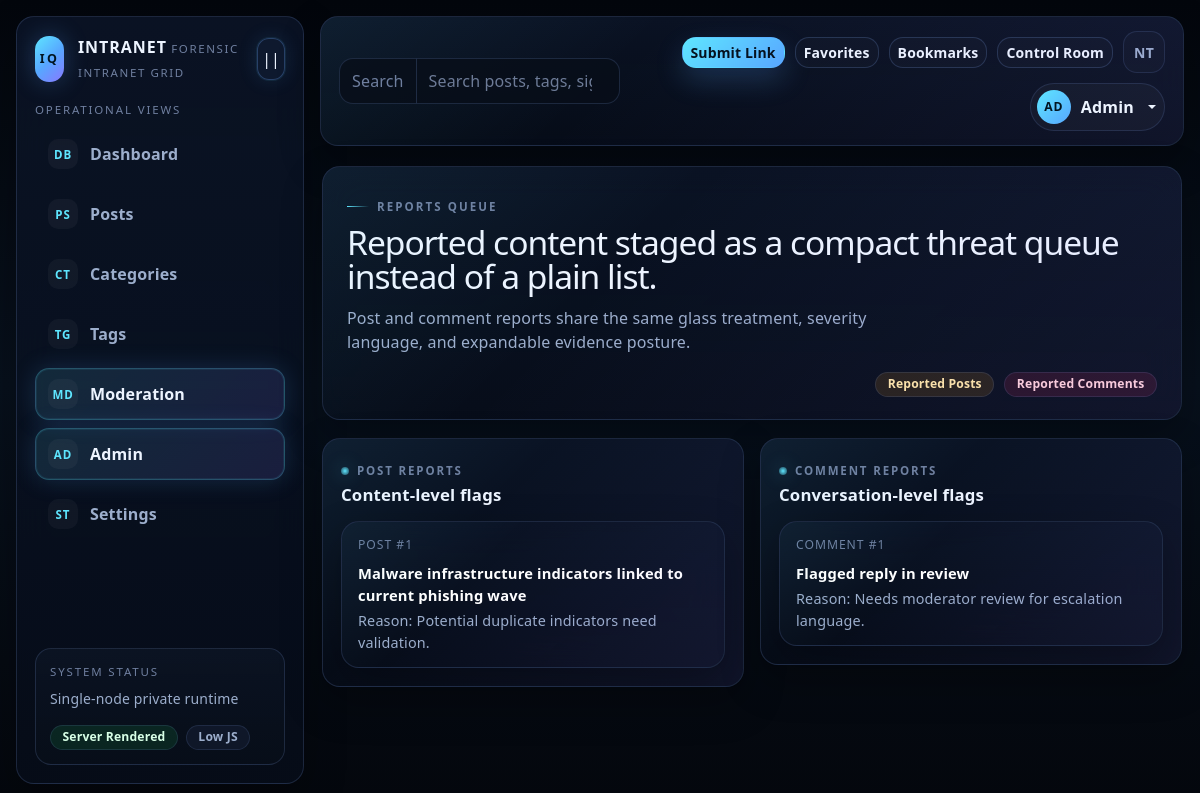
The page /admin/reports (signed in) on the database its author committed.
### tables this page shows
CREATE TABLE IF NOT EXISTS users (
    id BIGINT UNSIGNED AUTO_INCREMENT PRIMARY KEY,
    email VARCHAR(190) NOT NULL UNIQUE,
    password_hash VARCHAR(255) NULL,
    display_name VARCHAR(120) NOT NULL,
    avatar_url VARCHAR(500) NULL,
    bio TEXT NULL,
    is_active TINYINT(1) NOT NULL DEFAULT 1,
    created_at DATETIME NOT NULL,
    updated_at DATETIME NOT NULL
);

CREATE TABLE IF NOT EXISTS post_reports (
    id BIGINT UNSIGNED AUTO_INCREMENT PRIMARY KEY,
    post_id BIGINT UNSIGNED NOT NULL,
    user_id BIGINT UNSIGNED NOT NULL,
    reason VARCHAR(255) NOT NULL,
    status VARCHAR(40) NOT NULL DEFAULT 'open',
    created_at DATETIME NOT NULL,
    INDEX idx_post_reports_status (status, created_at),
    FOREIGN KEY (post_id) REFERENCES posts(id) ON DELETE CASCADE,
    FOREIGN KEY (user_id) REFERENCES users(id) ON DELETE CASCADE
);

CREATE TABLE IF NOT EXISTS posts (
    id BIGINT UNSIGNED AUTO_INCREMENT PRIMARY KEY,
    user_id BIGINT UNSIGNED NOT NULL,
    category_id BIGINT UNSIGNED NULL,
    url VARCHAR(2048) NOT NULL,
    canonical_url VARCHAR(2048) NOT NULL,
    title VARCHAR(500) NOT NULL,
    description TEXT NULL,
    thumbnail_url VARCHAR(2048) NULL,
    site_name VARCHAR(255) NULL,
    author_name VARCHAR(255) NULL,
    published_at DATETIME NULL,
    metadata_json JSON NULL,
    like_count INT UNSIGNED NOT NULL DEFAULT 0,
    dislike_count INT UNSIGNED NOT NULL DEFAULT 0,
    comment_count INT UNSIGNED NOT NULL DEFAULT 0,
    favorite_count INT UNSIGNED NOT NULL DEFAULT 0,
    bookmark_count INT UNSIGNED NOT NULL DEFAULT 0,
    report_count INT UNSIGNED NOT NULL DEFAULT 0,
    created_at DATETIME NOT NULL,
    updated_at DATETIME NOT NULL,
    INDEX idx_posts_created_at (created_at),
    INDEX idx_posts_category (category_id),
    INDEX idx_posts_counts (like_count, comment_count, favorite_count, bookmark_count),
    FOREIGN KEY (user_id) REFERENCES users(id) ON DELETE CASCADE,
    FOREIGN KEY (category_id) REFERENCES categories(id) ON DELETE SET NULL
);

CREATE TABLE IF NOT EXISTS comment_reports (
    id BIGINT UNSIGNED AUTO_INCREMENT PRIMARY KEY,
    comment_id BIGINT UNSIGNED NOT NULL,
    user_id BIGINT UNSIGNED NOT NULL,
    reason VARCHAR(255) NOT NULL,
    status VARCHAR(40) NOT NULL DEFAULT 'open',
    created_at DATETIME NOT NULL,
    INDEX idx_comment_reports_status (status, created_at),
    FOREIGN KEY (comment_id) REFERENCES comments(id) ON DELETE CASCADE,
    FOREIGN KEY (user_id) REFERENCES users(id) ON DELETE CASCADE
);

### resources/views/layouts/app.php (the view, shortened to what the rows shown need)
<?php
require $templatePath;
$content = ob_get_clean();
$path = parse_url($_SERVER['REQUEST_URI'] ?? '/', PHP_URL_PATH) ?: '/';
$roles = strtolower((string) ($currentUser['roles'] ?? ''));
$isStaff = str_contains($roles, 'admin') || str_contains($roles, 'moderator');
$identity = trim((string) ($currentUser['display_name'] ?? $currentUser['email'] ?? 'Operator'));
$identityInitials = strtoupper(substr(preg_replace('/[^A-Z0-9]/i', '', $identity), 0, 2) ?: 'OP');
$navItems = [
    ['label' => 'Dashboard', 'short' => 'DB', 'href' => '/', 'match' => ['/']],
    ['label' => 'Posts', 'short' => 'PS', 'href' => '/', 'match' => ['/post/', '/category/', '/tag/']],
    ['label' => 'Categories', 'short' => 'CT', 'href' => '/admin', 'match' => ['/category/']],
    ['label' => 'Tags', 'short' => 'TG', 'href' => '/admin', 'match' => ['/tag/']],
    ['label' => 'Moderation', 'short' => 'MD', 'href' => '/admin/moderation', 'match' => ['/admin/moderation', '/admin/reports']],
    ['label' => 'Admin', 'short' => 'AD', 'href' => '/admin', 'match' => ['/admin']],
    ['label' => 'Settings', 'short' => 'ST', 'href' => '/admin/users-badges', 'match' => ['/admin/users-badges', '/user/']],
];
$isActive = static function (string $currentPath, array $matchers): bool {
    foreach ($matchers as $matcher) {
        if ($matcher === '/' && $currentPath === '/') {
            return true;
        }
        if ($matcher !== '/' && str_starts_with($currentPath, $matcher)) {
            return true;
        }
    }
    return false;
};
?>
<!doctype html>
<html lang="en" data-theme="dark">
<head>
    <link rel="stylesheet" href="https://cdn.jsdelivr.net/npm/bootstrap@5.3.3/dist/css/bootstrap.min.css">
    <link rel="stylesheet" href="/assets/css/tailwind.css">
    <link rel="stylesheet" href="/assets/css/theme.css">
</head>
<body class="intel-body">
<div class="intel-shell" data-sidebar-state="expanded" data-sidebar-open="false">
    <aside class="intel-sidebar glass-shell">
        <div class="d-flex align-items-center justify-content-between gap-2">
            <a class="intel-brand text-decoration-none" href="/">
                <span class="intel-brand-mark">IQ</span>
                <span class="intel-brand-copy">
                    <span class="intel-brand-title"><?= Helpers::e($appName) ?></span>
                    <span class="intel-brand-subtitle">Forensic intranet grid</span>
                </span>
            </a>
            <button class="intel-sidebar-toggle" type="button" data-sidebar-toggle aria-label="Toggle sidebar">||</button>
        </div>
        <div>
            <p class="intel-nav-heading">Operational Views</p>
            <nav class="intel-nav">
                <?php foreach ($navItems as $item): ?>
                    <a
                        class="intel-nav-link <?= $isActive($path, $item['match']) ? 'active' : '' ?>"
                        href="<?= Helpers::e($item['href']) ?>"
                        title="<?= Helpers::e($item['label']) ?>"
                    >
                        <span class="nav-icon"><?= Helpers::e($item['short']) ?></span>
                        <span class="nav-label"><?= Helpers::e($item['label']) ?></span>
                    </a>
                <?php endforeach; ?>
            </nav>
        </div>
        <div class="intel-sidebar-footer">
            <div class="intel-nav-heading mb-2">System Status</div>
            <div class="small text-secondary">Single-node private runtime</div>
            <div class="page-actions mt-3">
                <span class="chip chip-success">Server Rendered</span>
                <span class="chip chip-neutral">Low JS</span>
            </div>
        </div>
    </aside>
    <div class="intel-main">
        <header class="intel-topbar glass-panel">
            <div class="intel-topbar-group">
                <form class="intel-search" method="get" action="/">
                    <div class="input-group">
                        <span class="input-group-text">Search</span>
                        <input
                            class="form-control"
                            type="search"
                            name="q"
                            value="<?= Helpers::e((string) ($_GET['q'] ?? '')) ?>"
                            placeholder="Search posts, tags, signals, investigations"
                            aria-label="Global search"
                        >
                    </div>
                </form>
            </div>
            <div class="intel-topbar-actions">
                <?php if ($currentUser): ?>
                    <a class="btn btn-primary btn-sm" href="/submit">Submit Link</a>
                    <a class="btn btn-outline-light btn-sm" href="/favorites">Favorites</a>
                    <a class="btn btn-outline-light btn-sm" href="/bookmarks">Bookmarks</a>
                    <?php if ($isStaff): ?>
                        <a class="btn btn-outline-info btn-sm" href="/admin">Control Room</a>
                    <?php endif; ?>
                    <button class="btn btn-ghost btn-icon btn-sm" type="button" aria-label="Notifications">NT</button>
                    <div class="dropdown">
                        <button class="btn avatar-pill dropdown-toggle" type="button" data-bs-toggle="dropdown" aria-expanded="false">
                            <span class="avatar-mark"><?= Helpers::e($identityInitials) ?></span>
                            <span class="d-none d-sm-inline"><?= Helpers::e($identity) ?></span>
                        </button>
                    </div>
                <?php else: ?>
                    <a class="btn btn-outline-light btn-sm" href="/login">Login</a>
                    <a class="btn btn-primary btn-sm" href="/register">Register</a>
                <?php endif; ?>
            </div>
        </header>
        <main class="intel-content">
            <?= $content ?>
        </main>
    </div>
</div>
</body>
</html>

### resources/views/admin/reports.php (shortened to what the rows shown need)
<div class="page-shell">
    <section class="page-hero glass-panel">
        <div class="page-hero-grid">
            <div>
                <span class="eyebrow">Reports Queue</span>
                <h1 class="page-title">Reported content staged as a compact threat queue instead of a plain list.</h1>
                <p class="page-copy">Post and comment reports share the same glass treatment, severity language, and expandable evidence posture.</p>
            </div>
            <div class="page-meta">
                <span class="chip chip-warning">Reported Posts</span>
                <span class="chip chip-moderation">Reported Comments</span>
            </div>
        </div>
    </section>
    <div class="row g-3">
        <div class="col-12 col-xl-6">
            <section class="glass-panel section-card">
                <div class="intel-panel-header">
                    <div>
                        <div class="panel-kicker">Post Reports</div>
                        <h2 class="panel-title">Content-level flags</h2>
                    </div>
                </div>
                <div class="intel-list-stack">
                    <?php foreach (($queue['post_reports'] ?? []) as $report): ?>
                        <article class="intel-list-item">
                            <div class="intel-list-meta">Post #<?= (int) $report['post_id'] ?></div>
                            <div class="intel-list-body"><strong><?= Helpers::e($report['title']) ?></strong></div>
                            <div class="panel-copy mt-1">Reason: <?= Helpers::e($report['reason']) ?></div>
                        </article>
                    <?php endforeach; ?>
                </div>
            </section>
        </div>
        <div class="col-12 col-xl-6">
            <section class="glass-panel section-card">
                <div class="intel-panel-header">
                    <div>
                        <div class="panel-kicker">Comment Reports</div>
                        <h2 class="panel-title">Conversation-level flags</h2>
                    </div>
                </div>
                <div class="intel-list-stack">
                    <?php foreach (($queue['comment_reports'] ?? []) as $report): ?>
                        <article class="intel-list-item">
                            <div class="intel-list-meta">Comment #<?= (int) $report['comment_id'] ?></div>
                            <div class="intel-list-body"><strong>Flagged reply in review</strong></div>
                            <div class="panel-copy mt-1">Reason: <?= Helpers::e($report['reason']) ?></div>
                        </article>
                    <?php endforeach; ?>
                </div>
            </section>
        </div>
    </div>
</div>

### app/Core/Router.php (shortened to what the rows shown need)
<?php
final class Router
{
    private array $routes = [];
    public function add(string $method, string $path, callable $handler): void
    {
        $this->routes[] = [$method, $path, $handler];
    }
    public function dispatch(string $method, string $uri): void
    {
        $path = parse_url($uri, PHP_URL_PATH) ?: '/';
        foreach ($this->routes as [$routeMethod, $routePath, $handler]) {
            if ($routeMethod !== $method) {
                continue;
            }
            $pattern = '#^' . preg_replace('#\{([a-zA-Z_][a-zA-Z0-9_]*)\}#', '(?P<$1>[^/]+)', $routePath) . '$#';
            if (!preg_match($pattern, $path, $matches)) {
                continue;
            }
            $params = array_filter($matches, static fn ($key): bool => !is_int($key), ARRAY_FILTER_USE_KEY);
            $handler($params);
            return;
        }
    }
}

### rows shown on the page
users: display_name "AD", display_name "Admin"
post_reports: post "1", post.title "Malware infrastructure indicators linked to current phishing wave", reason "Potential duplicate indicators need validation."
comment_reports: comment "1", reason "Needs moderator review for escalation language."

### other values the page prints
Helpers::e($item['short']) "DB"
Helpers::e($item['label']) "Dashboard"
Helpers::e($item['short']) "PS"
Helpers::e($item['label']) "Posts"
Helpers::e($item['short']) "CT"
Helpers::e($item['label']) "Categories"
Helpers::e($item['short']) "TG"
Helpers::e($item['label']) "Tags"
Helpers::e($item['short']) "MD"
Helpers::e($item['label']) "Moderation"
Helpers::e($item['short']) "AD"
Helpers::e($item['label']) "Admin"
Helpers::e($item['short']) "ST"
Helpers::e($item['label']) "Settings"
